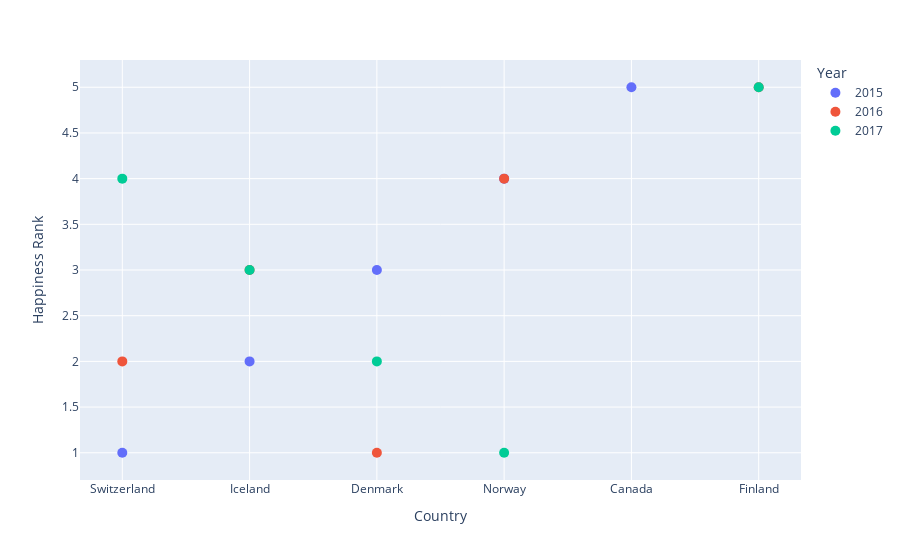

Notebook code cell kept with this figure:
### Code cell
fig = px.scatter(tops_df, y=tops_df['Happiness Rank'], x= tops_df['Country'], hover_data = 'Year', color='Year')
fig.update_traces(marker_size=10)

fig.show()

### Figure 1 — Plotly figure (JSON) as saved in the notebook; plotly's stock layout.template omitted (floating-point values rounded to 4 significant figures)
{"data": [{"customdata": [["2015"], ["2015"], ["2015"], ["2015"], ["2015"]], "hovertemplate": "Year=%{customdata[0]}<br>Country=%{x}<br>Happiness Rank=%{y}<extra></extra>", "legendgroup": "2015", "marker": {"color": "#636efa", "size": 10, "symbol": "circle"}, "mode": "markers", "name": "2015", "orientation": "v", "showlegend": true, "type": "scatter", "x": ["Switzerland", "Iceland", "Denmark", "Norway", "Canada"], "xaxis": "x", "y": [1, 2, 3, 4, 5], "yaxis": "y"}, {"customdata": [["2016"], ["2016"], ["2016"], ["2016"], ["2016"]], "hovertemplate": "Year=%{customdata[0]}<br>Country=%{x}<br>Happiness Rank=%{y}<extra></extra>", "legendgroup": "2016", "marker": {"color": "#EF553B", "size": 10, "symbol": "circle"}, "mode": "markers", "name": "2016", "orientation": "v", "showlegend": true, "type": "scatter", "x": ["Denmark", "Switzerland", "Iceland", "Norway", "Finland"], "xaxis": "x", "y": [1, 2, 3, 4, 5], "yaxis": "y"}, {"customdata": [["2017"], ["2017"], ["2017"], ["2017"], ["2017"]], "hovertemplate": "Year=%{customdata[0]}<br>Country=%{x}<br>Happiness Rank=%{y}<extra></extra>", "legendgroup": "2017", "marker": {"color": "#00cc96", "size": 10, "symbol": "circle"}, "mode": "markers", "name": "2017", "orientation": "v", "showlegend": true, "type": "scatter", "x": ["Norway", "Denmark", "Iceland", "Switzerland", "Finland"], "xaxis": "x", "y": [1, 2, 3, 4, 5], "yaxis": "y"}], "layout": {"autosize": true, "legend": {"title": {"text": "Year"}, "tracegroupgap": 0}, "margin": {"t": 60}, "xaxis": {"anchor": "y", "autorange": true, "domain": [0, 1], "range": [-0.3206, 5.321], "title": {"text": "Country"}, "type": "category"}, "yaxis": {"anchor": "x", "autorange": true, "domain": [0, 1], "range": [0.628, 5.372], "title": {"text": "Happiness Rank"}, "type": "linear"}}}
